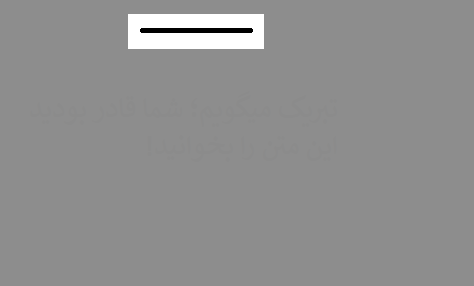
#> input picture images/hidden.png, 474 x 286 px
$ python text-contrast.py
#> lines starting #> are read from the running program, lines starting #| are printed output that depends on the picture
import cv2 as cv
import numpy as np
from matplotlib import pyplot as plt

# read image
original_img = cv.imread("../images/hidden.png", cv.IMREAD_GRAYSCALE)
#> original_img: shape (286, 474); min 0, max 255, mean 143.9

# global equalization method
global_equalize = cv.equalizeHist(original_img)
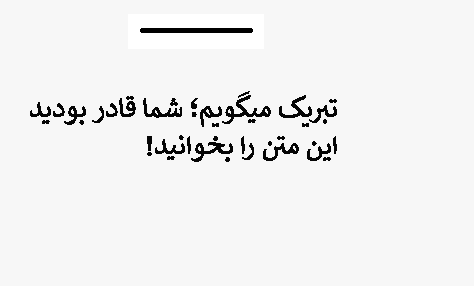
#> global_equalize: shape (286, 474); min 0, max 255, mean 240

# CLAHE (Contrast Limited Adaptive Histgram Equalization) method
clahe = cv.createCLAHE(clipLimit=2.0, tileGridSize=(8, 8))
CLAHE_method = clahe.apply(original_img)

plt.figure(figsize=[15, 7])
plt.subplot(131); plt.imshow(original_img, cmap="gray"); plt.title("original image")
plt.subplot(132); plt.imshow(global_equalize, cmap="gray"); plt.title("Global equalization method")
plt.subplot(133); plt.imshow(CLAHE_method, cmap="gray"); plt.title("CLAHE method")
plt.tight_layout()
plt.show()
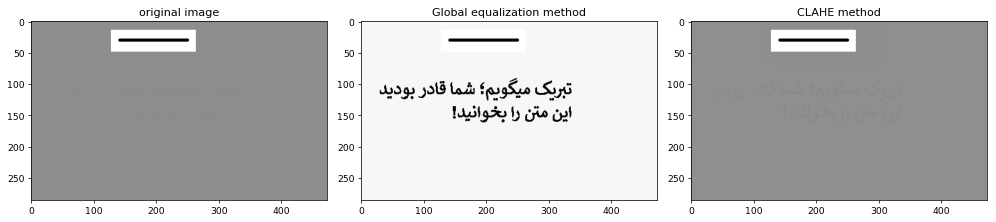
#> figure drawn by matplotlib, 3 panels
